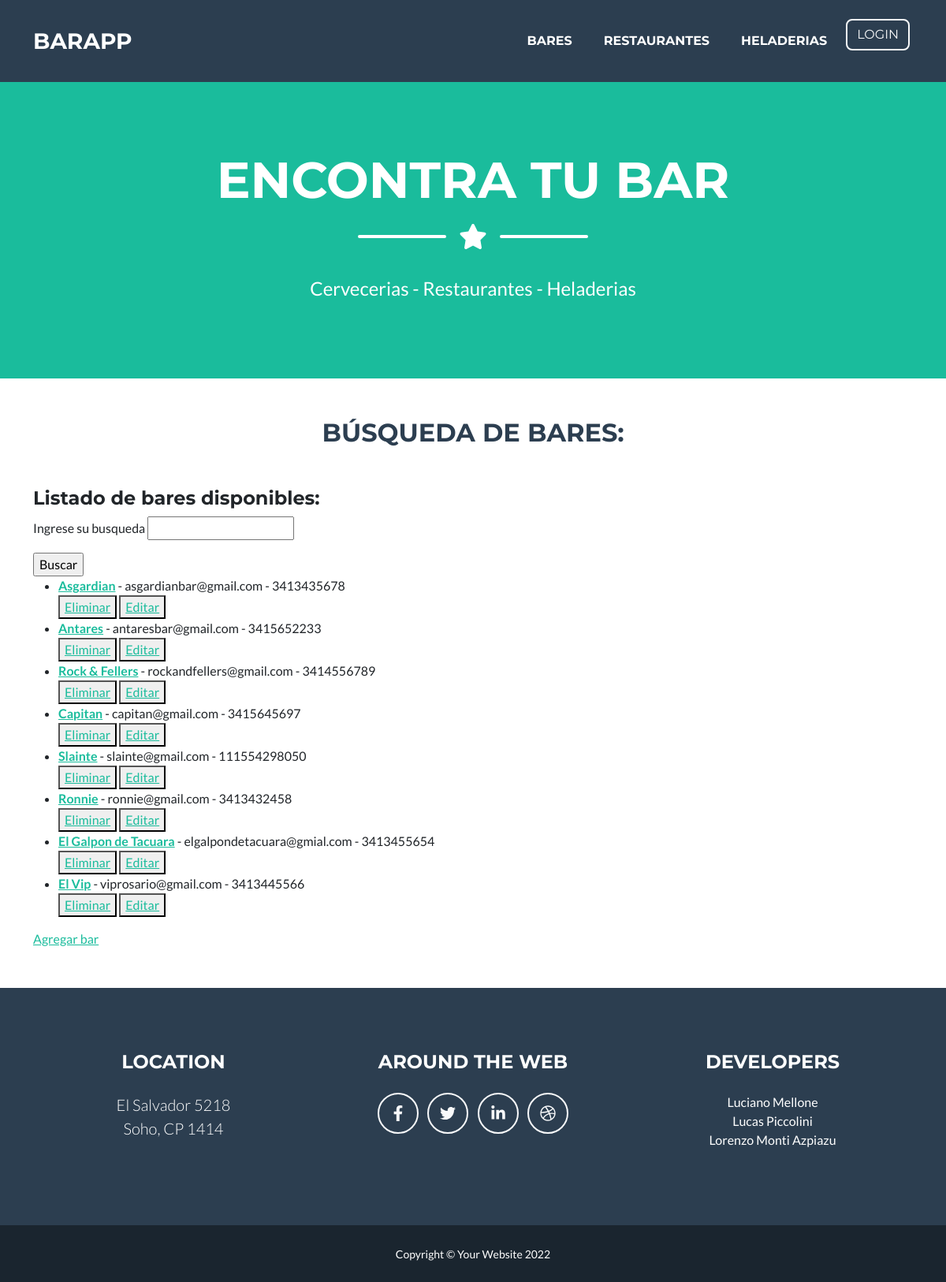
The page /app-bares/bares/ on the database as committed earlier.
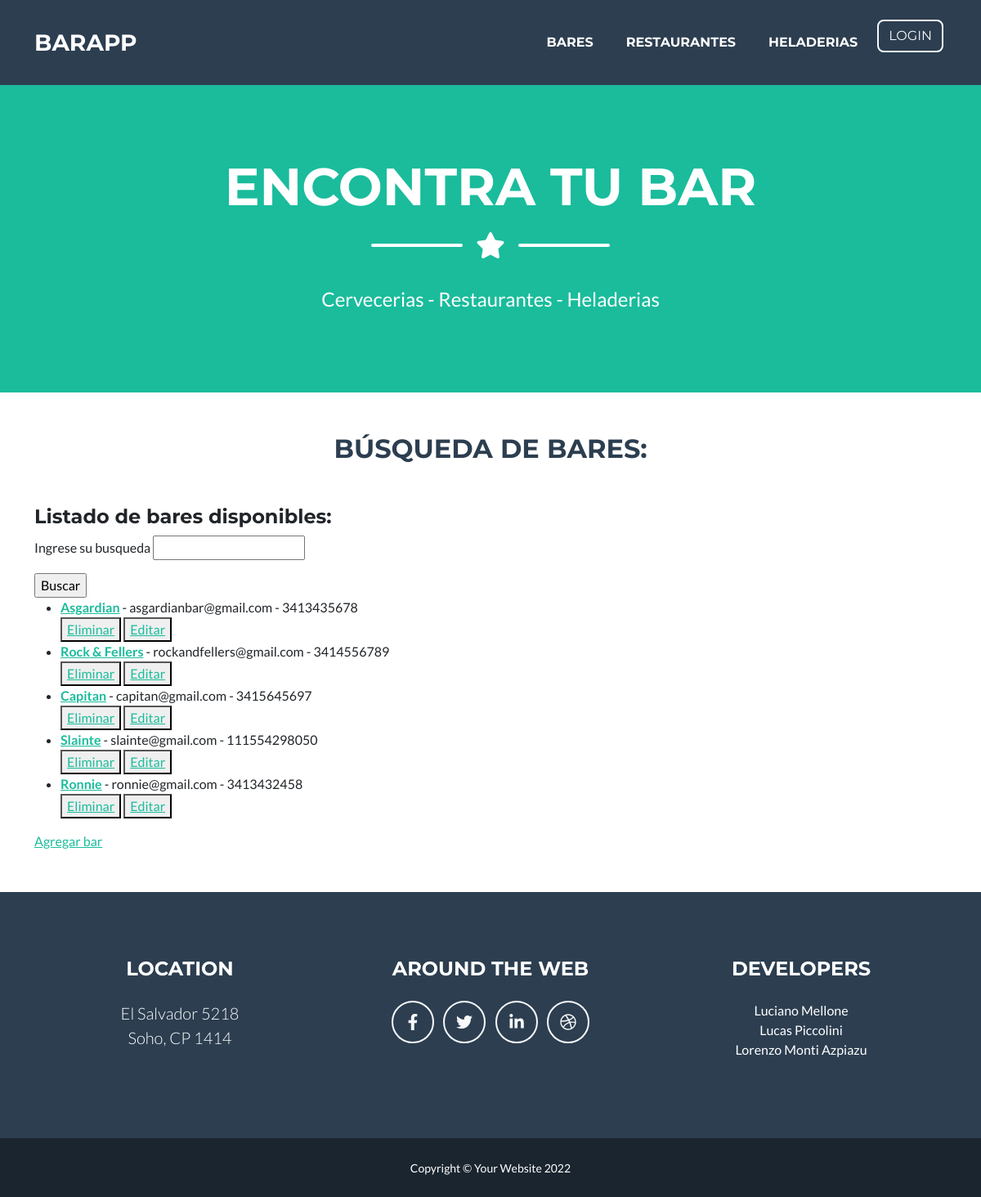
The same page on the database as committed later.
### Bares/models.py (models this page shows, shortened)
class Bares(models.Model):
    nombre = models.CharField(max_length = 100)
    email = models.EmailField(verbose_name="Correo electrónico")
    telefono = models.IntegerField()

### Bares/views.py (the view)
# urls.py: path('bares/', BaresList.as_view(), name="Bares"),
class BaresList(ListView):
    model = Bares
    template_name = 'bares.html'
    context_object_name = "listabares"

### Bares/Templates/Bares.html
{% extends 'padre.html' %}
{% load static %}
{% block contenidoQueCambia %}
    <h2 class="page-section-heading text-center text-uppercase text-secondary mb-0" id="titulo-listas">Búsqueda de bares:</h2>
    <h4>Listado de bares disponibles:</h4>
    <form action="{% url 'buscar_bar' %}" method="GET">{% csrf_token %}
        <p>Ingrese su busqueda <input type="string" name="bar"/> </p>
        <input type="submit" value="Buscar">
    </form>
    <ul>
        {% for bar in listabares %}
            <li><strong><a href="{% url 'detalle_bares' bar.id %}">{{bar.nombre}}</a></strong> - {{bar.email}} - {{bar.telefono}}</li>
            <div>
                <button>
                    <a href="{% url 'bar_delete' bar.id %}">Eliminar</a>
                </button>
                <button>
                    <a href="{% url 'bar_update' bar.id %}">Editar</a>
                </button>
            </div>
        {% endfor %}
    </ul>
    <p><a href="{% url 'bar_create' %}">Agregar bar</a></p>
{% endblock contenidoQueCambia %}

### Bares/Templates/Padre.html (shortened to what this page needs)
<!DOCTYPE html>
<html lang="en">
    <head>
        {% load static %}
        <link href="{% static 'css/styles.css' %}" rel="stylesheet" />
    </head>
    <body id="page-top">
        <nav class="navbar navbar-expand-lg bg-secondary text-uppercase fixed-top" id="mainNav">
            <div class="container">
                <a class="navbar-brand" href="{% url 'Inicio' %}">BarApp</a>
                <div class="collapse navbar-collapse" id="navbarResponsive">
                    <ul class="navbar-nav ms-auto">
                        <li class="nav-item mx-0 mx-lg-1"><a class="nav-link py-3 px-0 px-lg-3 rounded" href= "{% url 'Bares' %}">Bares</a></li>
                        <li class="nav-item mx-0 mx-lg-1"><a class="nav-link py-3 px-0 px-lg-3 rounded" href="{% url 'Restaurantes' %}">Restaurantes</a></li>
                        <li class="nav-item mx-0 mx-lg-1"><a class="nav-link py-3 px-0 px-lg-3 rounded" href="{% url 'Heladerias' %}">Heladerias</a></li>
                        {% if user.is_authenticated %}
                        <li class="nav-link py-3 px-0 px-lg-3 rounded"><a href="{% url 'editar_perfil' %}">¡Bienvenido {{user.username}}!</a></li>
                        <li class="nav-item mx-0 mx-lg-1"><a class="btn btn-outline-light" href="{% url 'logout' %}">Logout</a></li>
                        {% else %}
                        <li class="nav-item mx-0 mx-lg-1"><a class="btn btn-outline-light" href="{% url 'login' %}">Login</a></li>
                        {% endif %}
                    </ul>
                </div>
            </div>
        </nav>
        <header class="masthead bg-primary text-white text-center">
            <div class="container d-flex align-items-center flex-column">
                <h1 class="masthead-heading text-uppercase mb-0">Encontra tu bar</h1>
                <div class="divider-custom divider-light">
                    <div class="divider-custom-line"></div>
                    <div class="divider-custom-icon"><i class="fas fa-star"></i></div>
                    <div class="divider-custom-line"></div>
                </div>
                <p class="masthead-subheading font-weight-light mb-0">Cervecerias - Restaurantes - Heladerias</p>
    </div>
        </header>
        <div class="container" id="barapp">
            {% block contenidoQueCambia %}
            {% endblock contenidoQueCambia %}
        </div>
        <footer class="footer text-center">
            <div class="container">
                <div class="row">
                    <div class="col-lg-4 mb-5 mb-lg-0">
                        <h4 class="text-uppercase mb-4">Location</h4>
                        <p class="lead mb-0">
                            El Salvador 5218
                            <br />
                            Soho, CP 1414
                        </p>
                    </div>
                    <div class="col-lg-4 mb-5 mb-lg-0">
                        <h4 class="text-uppercase mb-4">Around the Web</h4>
                        <a class="btn btn-outline-light btn-social mx-1" href="https://www.facebook.com/Coderhouse/"><i class="fab fa-fw fa-facebook-f"></i></a>
                        <a class="btn btn-outline-light btn-social mx-1" href="https://twitter.com/coderhouse"><i class="fab fa-fw fa-twitter"></i></a>
                        <a class="btn btn-outline-light btn-social mx-1" href="https://ar.linkedin.com/school/coderhouse/"><i class="fab fa-fw fa-linkedin-in"></i></a>
                        <a class="btn btn-outline-light btn-social mx-1" href="https://www.instagram.com/coderhouse/?hl=es"><i class="fab fa-fw fa-dribbble"></i></a>
                    </div>
                    <div class="col-lg-4">
                        <h4 class="text-uppercase mb-4">Developers
                        </h4>
                        <p> Luciano Mellone
                        <br/>
                            Lucas Piccolini
                        <br/>
                            Lorenzo Monti Azpiazu
                        </p>
                    </div>
                </div>
            </div>
        </footer>
        <div class="copyright py-4 text-center text-white">
            <div class="container"><small>Copyright &copy; Your Website 2022</small></div>
        </div>

Rows that differ between the two databases and show on the page:
removed Bares: nombre "Antares", email "antaresbar@gmail.com", telefono "3415652233"
removed Bares: nombre "El Galpon de Tacuara", email "elgalpondetacuara@gmial.com", telefono "3413455654"
removed Bares: nombre "El Vip", email "viprosario@gmail.com", telefono "3413445566"
